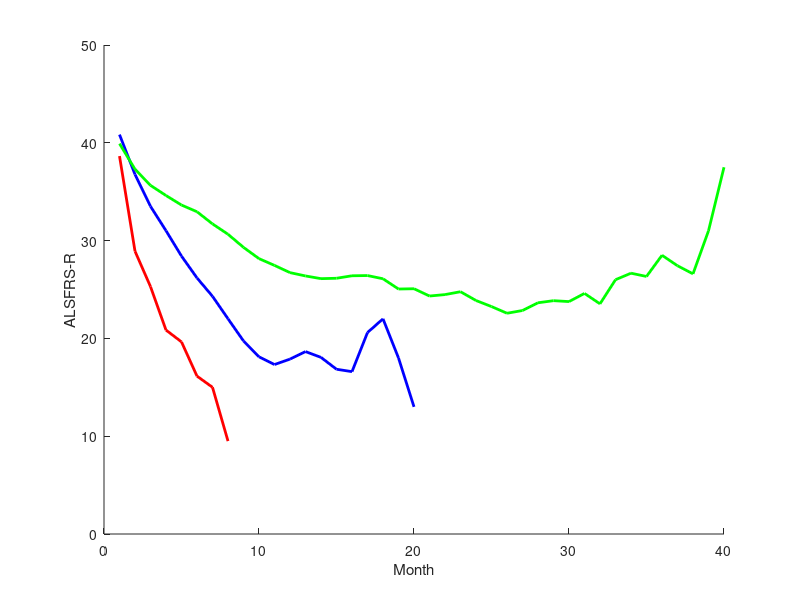

Write the MATLAB code that produced this figure.
clc
clear all
close all

%Confidence interval diagrams for ALSFRS-R changes over time
%%%%%%%%%%%%%%%%%%%%%%%%%%%%%%%%%%%%%%%%%%%%%%%%%%%%%%%%%%%%%%%%%%%
% Fast patients
xFast = (1:1:8);
avgFast = [38.6421052600000,28.9157894700000,25.2941176500000,20.8518518500000,19.6428571400000,16.1428571400000,15,9.50000000000000];
LFast = [32.2531084900000,19.5297268400000,17.5019795300000,13.1025211600000,13.4138106300000,8.09960670800000,4.57566948600000,1];
UFast = [45.0311020400000,38.3018521100000,33.0862557600000,28.6011825500000,25.8719036500000,24.1861075800000,25.4243305100000,18];

% ciplot(LFast,UFast,xFast,'y');
hold on
plot(xFast,avgFast,'r','LineWidth',2);
%%%%%%%%%%%%%%%%%%%%%%%%%%%%%%%%%%%%%%%%%%%%%%%%%%%%%%%%%%%%%%%%%%%
% %Intermediate patients
hold on
xIntermediate = (1:1:20);
avgIntermediate = [40.8395348800000,36.7674418600000,33.5012787700000,31.0119403000000,28.4152249100000,26.1818181800000,24.3045685300000,22.0063291100000,19.7380952400000,18.1176470600000,17.3272727300000,17.8823529400000,18.6521739100000,18.0588235300000,16.8461538500000,16.6000000000000,20.6000000000000,22,18,13];
LIntermediate = [34.8605157700000,28.8606087600000,25.0762294500000,22.5322979100000,19.5197976400000,17.3641049800000,15.4769107100000,12.3237094000000,10.0860713800000,7.80556189900000,7.41299551900000,7.55032191900000,8.25314094900000,9.00038197900000,7.14408306100000,6.85115391400000,13.3722756000000,19,11,6];
UIntermediate = [46.8185540000000,44.6742749600000,41.9263281000000,39.4915826900000,37.3106521800000,34.9995313800000,33.1322263500000,31.6889488300000,29.3901191000000,28.4297322200000,27.2415499400000,28.2143839600000,29.0512068800000,27.1172650800000,26.5482246300000,26.3488460900000,27.8277244000000,25,25,20];

% ciplot(LIntermediate,UIntermediate,xIntermediate,'y');
hold on
plot(xIntermediate,avgIntermediate,'b','LineWidth',2);
% %%%%%%%%%%%%%%%%%%%%%%%%%%%%%%%%%%%%%%%%%%%%%%%%%%%%%%%%%%%%%%%%%%%
hold on
% % Slow patients
xSlow = (1:1:40);
avgSlow = [39.9134125600000,37.2988115400000,35.6470588200000,34.6092184400000,33.6351648400000,32.9502369700000,31.7076923100000,30.6483516500000,29.3081395300000,28.1560509600000,27.4642857100000,26.7258687300000,26.3855932200000,26.1095238100000,26.1489361700000,26.4036144600000,26.4256756800000,26.0977443600000,25.0491803300000,25.0776699000000,24.3333333300000,24.4794520500000,24.7727272700000,23.8750000000000,23.2553191500000,22.5714285700000,22.8529411800000,23.6428571400000,23.8571428600000,23.7647058800000,24.6000000000000,23.5333333300000,26,26.6666666700000,26.3333333300000,28.5000000000000,27.4285714300000,26.6000000000000,31,37.5000000000000];
LSlow = [32.1459317000000,28.2705208700000,25.8247182800000,24.8558676800000,23.9941994300000,23.4889220000000,21.9266697500000,20.6306490500000,18.9832800000000,17.1168397900000,15.8959109000000,14.7568713400000,14.2120753100000,14.1838650100000,14.0963409300000,14.6680856000000,15.4872168600000,15.4334446600000,13.8836211200000,14.0969371600000,12.9567555000000,13.5223631600000,14.3051793600000,12.8878931100000,11.9069326600000,11.7258833900000,12.3085466400000,13.7932223200000,12.9537326700000,12.2882368000000,12.7746036000000,11.2322945300000,15.0104945200000,15.6112507000000,15.2879723200000,18.7275898600000,17.2045500900000,16.0056618900000,18.1742446600000,35];
USlow = [47.6808934300000,46.3271022200000,45.4693993600000,44.3625691900000,43.2761302400000,42.4115519400000,41.4887148700000,40.6660542500000,39.6329990700000,39.1952621200000,39.0326605300000,38.6948661100000,38.5591111300000,38.0351826100000,38.2015314100000,38.1391433100000,37.3641344900000,36.7620440600000,36.2147395400000,36.0584026500000,35.7099111700000,35.4365409500000,35.2402751800000,34.8621068900000,34.6037056400000,33.4169737600000,33.3973357100000,33.4924919600000,34.7605530500000,35.2411749600000,36.4253964000000,35.8343721300000,36.9895054800000,37.7220826300000,37.3786943500000,38.2724101400000,37.6525927600000,37.1943381100000,43.8257553400000,40];

% ciplot(LSlow,USlow,xSlow,'y');
hold on
plot(xSlow,avgSlow,'g','LineWidth',2);
%%%%%%%%%%%%%%%%%%%%%%%%%%%%%%%%%%%%%%%%%%%%%%%%%%%%%%%%%%%%%%%%%%%
% hold on
% % % All patients
% xAll = (1:1:40);
% avgAll = [40.1624775600000,36.3788150800000,34.2606490900000,32.7781649200000,31.3865435400000,30.3338301000000,29.1508474600000,27.9618320600000,26.7176220800000,25.9800000000000,25.7559523800000,25.6996587000000,25.6988417000000,25.5066079300000,25.5472636800000,25.8465909100000,26.2352941200000,26.0370370400000,24.9354838700000,24.8476190500000,24.2446808500000,24.3108108100000,24.5820895500000,23.8750000000000,23.2553191500000,22.5714285700000,22.8529411800000,23.6428571400000,23.8571428600000,23.7647058800000,24.6000000000000,23.5333333300000,26,26.6666666700000,26.3333333300000,28.5000000000000,27.4285714300000,26.6000000000000,31,37.5000000000000];
% LAll = [33.1206946200000,27.4347368700000,24.7756329800000,23.1547910000000,21.6076055100000,20.4526264900000,19.0023254300000,17.2256447100000,15.7173862500000,14.3320559800000,13.8260993600000,13.5735339800000,13.4727682800000,13.5815962500000,13.4149498100000,13.9955126200000,15.3486141800000,15.4341671200000,13.7892839300000,13.8050339900000,12.8965287200000,13.3330376000000,14.0781467900000,12.8878931100000,11.9069326600000,11.7258833900000,12.3085466400000,13.7932223200000,12.9537326700000,12.2882368000000,12.7746036000000,11.2322945300000,15.0104945200000,15.6112507000000,15.2879723200000,18.7275898600000,17.2045500900000,16.0056618900000,18.1742446600000,35];
% UAll = [47.2042605000000,45.3228932900000,43.7456652000000,42.4015388500000,41.1654815600000,40.2150337200000,39.2993694800000,38.6980194100000,37.7178579100000,37.6279440200000,37.6858054000000,37.8257834300000,37.9249151200000,37.4316196100000,37.6795775500000,37.6976692000000,37.1219740600000,36.6399069500000,36.0816838100000,35.8902041100000,35.5928329800000,35.2885840300000,35.0860323100000,34.8621068900000,34.6037056400000,33.4169737600000,33.3973357100000,33.4924919600000,34.7605530500000,35.2411749600000,36.4253964000000,35.8343721300000,36.9895054800000,37.7220826300000,37.3786943500000,38.2724101400000,37.6525927600000,37.1943381100000,43.8257553400000,40];
% 
% % ciplot(LSlow,USlow,xSlow,'y');
% hold on
% plot(xAll,avgAll,'k','LineWidth',2);
%%%%%%%%%%%%%%%%%%%%%%%%%%%%%%%%%%%%%%%%%%%%%%%%%%%%%%%%%%%%%%%%%%%
xlabel('Month');
ylabel('ALSFRS-R');
% legend('Fast', 'Intermediate', 'Slow')